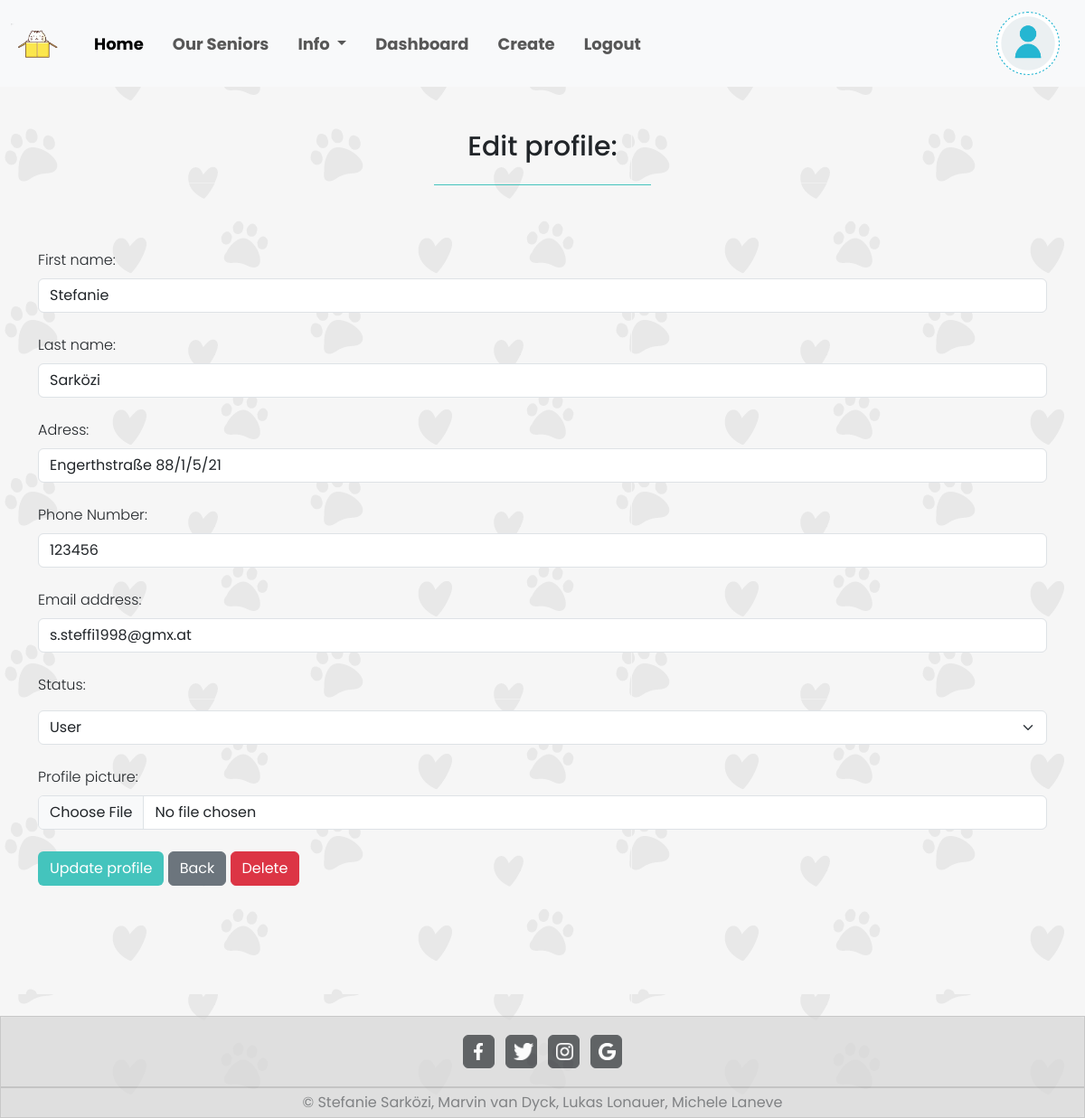
The page /php/update.php?id=1 (signed in) on the database its author committed.
### tables this page shows
CREATE TABLE `users` (
  `id` int(11) NOT NULL,
  `first_name` varchar(40) NOT NULL,
  `last_name` varchar(40) NOT NULL,
  `password` varchar(255) NOT NULL,
  `address` varchar(80) NOT NULL,
  `phone` int(15) NOT NULL,
  `email` varchar(50) NOT NULL,
  `picture` varchar(100) DEFAULT NULL,
  `status` varchar(10) NOT NULL DEFAULT 'user'
);

### php/update.php (the view, shortened to what this page needs)
<?php
   require_once "footer.php";
   require_once "navbar.php";
   require_once "db_connect.php";
   $id = $_GET["id"];
   $sql = "SELECT * FROM users WHERE id = $id";
   $result = mysqli_query($connect, $sql);
   $row = mysqli_fetch_assoc($result);
   $backBtn = "home.php";
   $status="";
   if(isset($_SESSION["adm"])){
        $status="
        <div class='mb-4'>
            <label for='status' class='form-label'>Status:</label>
                <select id='status' class='form-select mt-2' name='status'>
                    <option value='user'>User</option>
                    <option value='shelter'>Shelter</option>
                    <option value='adm'>Admin</option>
                </select>
        </div>";
   }
?>
<!doctype html>
<html lang="en">
    <head>
        <link href="https://cdn.jsdelivr.net/npm/bootstrap@5.3.0/dist/css/bootstrap.min.css" rel="stylesheet">
    </head>
    <body>
        <?= $nav ?>
        <div class="container mt-5 mb-5">
            <div class="text-center mb-5">
                <h1  id="welcome">Edit profile: </h1>
                <hr class="MLLine" style="width:20vw;">
            </div>
            <form method="post" autocomplete="off" enctype="multipart/form-data">
                <div class="mb-4 mt-5" >
                    <label for="first_name" class="form-label"> First name:</label>
                    <input type="text" class="form-control" id="first_name" name="first_name" placeholder="First name" value="<?= $row["first_name"] ?>">
                </div>
                <div class="mb-4">
                    <label for="last_name" class="form-label">Last name:</label>
                    <input type="text" class="form-control"   id="last_name" name="last_name" placeholder="Last name" value="<?= $row["last_name"] ?> ">
                </div>
                <div class="mb-4">
                    <label for="address" class="form-label">Adress:</label>
                    <input type="text" class="form-control" id="address" name="address" value="<?= $row["address"] ?>">
                </div>
                <div class="mb-4">
                    <label for="phone" class="form-label">Phone Number:</label>
                    <input type="text" class="form-control" id="phone" name="phone" value="<?= $row["phone"] ?>">
                </div>
                <div class="mb-4">
                    <label for="email" class="form-label">Email address:</label>
                    <input type="email" class="form-control" id="email" name="email" placeholder="Email address" value="<?= $row["email"] ?> ">
                </div>
                <?= $status ?>
                <div class="mb-4">
                    <label for="picture" class="form-label">Profile picture:</label>
                    <input type="file" class="form-control" id="picture" name="picture">
                </div>
                <button name="update" type="submit" class="btn text-white mb-5" id="upBtn" >Update profile</button>
                <a href="<?= $backBtn ?>" class="btn btn-secondary mb-5">Back</a>
                <a href='user_delete.php?x=<?= $id ?>' class='btn btn-danger mb-5'>Delete</a>
            </form>
        </div>
        <?= $footer ?>
    </body>
</html>

### php/navbar.php (shortened to what this page needs)
<?php
    require_once "db_connect.php";
    $dashboard="";
    $log="
        <li class='nav-item'>
            <a class='nav-link' href='logout.php?logout'>Logout</a >
        </li>";
    if(!isset($_SESSION["user"]) && !isset($_SESSION["adm"])&& !isset($_SESSION["shelter"])){
        $userAcc = "
        <a class='navbar-brand' href='login.php'>
        <span class='text-black-50 fs-6'>Login</span>
        </a>";
        $log="";
    }
    else{
        if(isset($_SESSION["adm"])){
            $sqlNav = "SELECT * FROM users WHERE id = {$_SESSION["adm"]}";
            $dashboard="
                <li class='nav-item me-3'>
                    <a class='nav-link' aria-current='page' href='dashboard.php'>Dashboard</a>
                </li>
                <li class='nav-item me-3'>
                    <a class='nav-link' aria-current='page' href='create.php'>Create</a>
                </li>";
        }
        $resultNav = mysqli_query($connect, $sqlNav);
        $rowNav = mysqli_fetch_assoc($resultNav);
        $userAcc = "
        <a class='navbar-brand' href='update.php?id={$rowNav["id"]}'>
            <img src='../images/{$rowNav["picture"]}' class='object-fit-contain' alt='user pic' width='70' height='70'>
        </a>";
    }
    $nav="
    <nav class='navbar navbar-expand-lg bg-body-tertiary' >
    <div class='container-fluid'>
        <a class='navbar-brand' href='home.php'>
            <img src='../images/logo.png' alt='logo' style='width: 5vw;'>
        </a>
        <ul class='navbar-nav me-auto mb-2 mb-lg-0 navText' >
            <li class='nav-item ms-2 me-3'>
                <a class='nav-link active' aria-current='page' href='home.php'>Home</a>
            </li>
            <!-- <li class='nav-item'>
                <a class='nav-link' href='home.php'>Pets</a>
            </li>-->
            <li class='nav-item  me-3'>
                <a class='nav-link' href='senior.php'>Our Seniors</a>
            </li>
            <li class='nav-item dropdown me-3'>
                <a class='nav-link dropdown-toggle' href='#' role='button' data-bs-toggle='dropdown' aria-expanded='false'>
                    Info
                </a>
                <ul class='dropdown-menu'>
                    <li><a class='dropdown-item' href='resourceLibrary.php'>Resource Library</a></li>
                    <li><a class='dropdown-item' href='faq.php'>FAQ</a></li>
                    <li><a class='dropdown-item' href='about.php'>About us</a></li>
                </ul>
            </li>
            {$dashboard}
            {$log}
        </ul>
        {$userAcc}
    </div>
    </nav>"
?>

### css/update.css (style rules this page uses)
#upBtn { background-color: #44c4bd; }
label { font-weight:300; font-size: medium; }

### css/home.css (style rules this page uses)
* { font-family: 'Poppins', sans-serif; }
body { min-height: 100vh; background-image:url(../images/bg.png); background-size:auto; }
.navbar { font-size: 1.5vw; }
.navText { font-weight: 700; font-style: normal; }
#welcome { font-family: "Poppins", sans-serif; font-weight: 500; font-style: normal; font-size: 2.5vw; }
.MLLine { display: inline-flex; justify-self: center; align-self: center; color: #44c4bd; opacity: 100%; }
#upBtn { background-color: #44c4bd; }
body { display: flex; flex-direction: column; min-height: 100vh; margin: 0; }

### rows shown on the page
users: picture (placeholder picture)
users: first_name "Stefanie", last_name "Sarközi", address "Engerthstraße 88/1/5/21", phone "123456", email "s.steffi1998@gmx.at"
